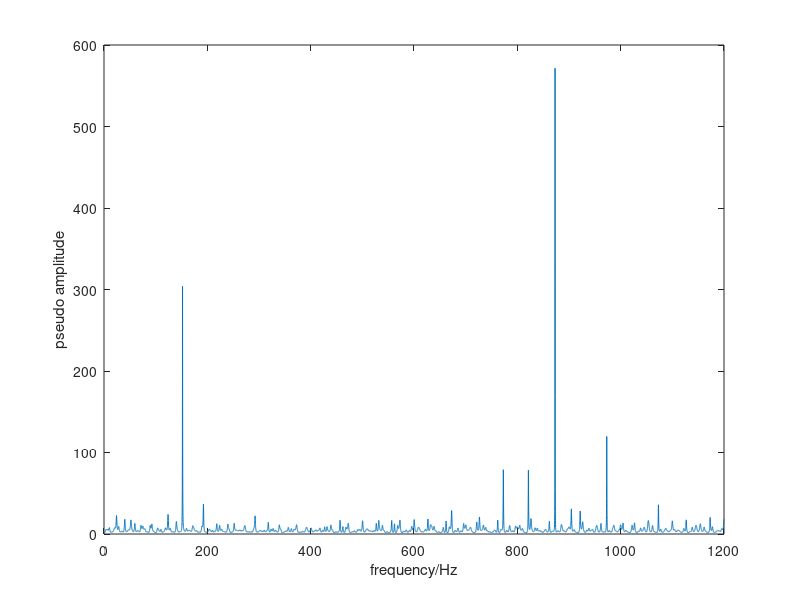

Write the MATLAB code that produced this figure.
% 20230420 
% A simple illustration of Block-MUSIC 
% Please cite
%@article{wang2023block, 
% title={Block-MUSIC in Blade Tip Timing: Performance Study of Block Snapshot Matrix}, 
% author={Wang, Zengkun and Yang, Zhibo and Wu, Shuming and Tian, Shaohua and Chen, Xuefeng}, 
% journal={Mechanical Systems and Signal Processing}, year={2023}}
%@article{wang2020improved, 
% title={An improved multiple signal classification for nonuniform sampling in blade tip timing}, 
% author={Wang, Zengkun and Yang, Zhibo and Wu, Shuming and Li, Haoqi and Tian, Shaohua and Chen, Xuefeng}, 
% journal={IEEE Transactions on Instrumentation and Measurement}, 
% year={2020}}

clear all
close all
rng(2023);

%parameter setting
omega = 6000/60; %rotating frequency
f = [152 873];        %frequency
A = [1.2 1];          %amplitude
phase = [0 0];        %phase
n_rev = 500;          %number of revolutions
sigma = 0.5;          %standard variance of noise

delta = [0 15.5 32.1 47.2]; %install angles of probes 
n_p = length(delta); 

%signal generation
t = zeros(1,n_p*n_rev); %sampling time
for i = 0:n_rev-1
    for j = 1:length(delta)
        t(n_p*i+j)=(1/omega)*(i+delta(j)/360);
    end
end
x = zeros(1,length(t)); %vibration displacement
for i = 1:length(f)
    temp = A(i)*sin(2*pi*f(i)*t+phase(i));
    x=x+temp;
end

% add_noise    
x_noi = x+sigma*randn(size(x));

%Block-MUSIC
m = 30*n_p; %snapshot length
n = m;      %snapshot number
S = zeros(m,n); 
for i = 1:n
    S(:,i)=x_noi((i-1)*n_p+1:(i-1)*n_p+m)';
end
[U,D,V]=svd(S);
evs = diag(D);
K_max = 10;% max possible number of frequencies
for i = 1:length(evs)
    if sum(evs(1:i))/sum(evs)>0.95
        noise_space = U(:,i+1:end);
        break
    end
    if i==length(evs)
        noise_space = U(:,2*K_max+1:end);
    end
end

w = 0.1:0.1:1200;
steer_vectors = zeros(m,length(w));
for j = 1:length(w)
    steer_vectors(:,j) = exp(1j*t(1:m)*2*pi*w(j))'/sqrt(m);
end

% Frequency traverse
noise_spectrum = zeros(size(w));
for i = 1:length(w)
    steer_vector = steer_vectors(:,i);
    noise_spectrum(i) = 1./(((steer_vector'*noise_space)*(steer_vector'*noise_space)'));
end

figure()
plot(w,noise_spectrum);
xlabel("frequency/Hz")
ylabel("pseudo amplitude")

    
    